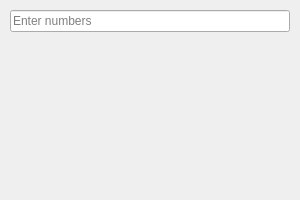
<?xml version="1.0" encoding="UTF-8"?>
<ui version="4.0">
 <class>t1</class>
 <widget class="QWidget" name="t1">
  <property name="geometry">
   <rect>
    <x>0</x>
    <y>0</y>
    <width>300</width>
    <height>200</height>
   </rect>
  </property>
  <property name="windowTitle">
   <string>task_1</string>
  </property>
  <layout class="QVBoxLayout" name="verticalLayout">
   <property name="spacing">
    <number>10</number>
   </property>
   <property name="leftMargin">
    <number>10</number>
   </property>
   <property name="topMargin">
    <number>10</number>
   </property>
   <property name="rightMargin">
    <number>10</number>
   </property>
   <property name="bottomMargin">
    <number>10</number>
   </property>
   <item>
    <widget class="QLineEdit" name="lineEdit">
     <property name="inputMask">
      <string/>
     </property>
     <property name="placeholderText">
      <string>Enter numbers</string>
     </property>
    </widget>
   </item>
   <item>
    <widget class="QLabel" name="label">
     <property name="text">
      <string/>
     </property>
     <property name="alignment">
      <set>Qt::AlignCenter</set>
     </property>
     <property name="buddy">
      <cstring>lineEdit</cstring>
     </property>
    </widget>
   </item>
  </layout>
 </widget>
 <resources/>
 <connections/>
</ui>
